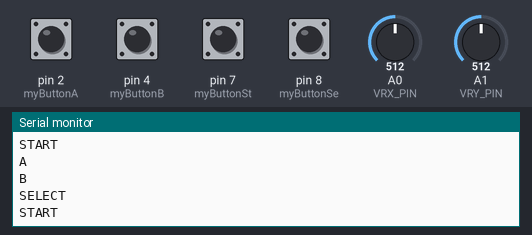
A sketch run on a simulated Arduino Uno, built with avr-gcc and run on an emulated ATmega328P. On the bench: the last lines printed to the serial monitor. The test bench sets the inputs (shaded band); at power-on: pin 2 (myButtonA), pin 4 (myButtonB), pin 7 (myButtonSt), pin 8 (myButtonSe) HIGH, A0 (VRX_PIN) = 512, A1 (VRY_PIN) = 512.

Above: at 1.2 s.
1.3 s: A0 (VRX_PIN) set to 418
2.8 s: A0 (VRX_PIN) set to 387
At 3.4 s:
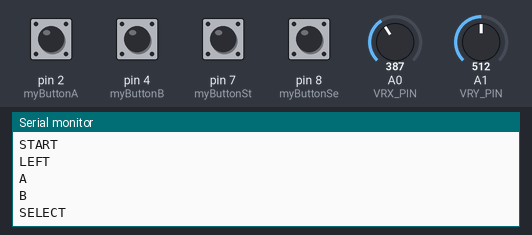
4.3 s: A1 (VRY_PIN) set to 406
At 5.3 s:
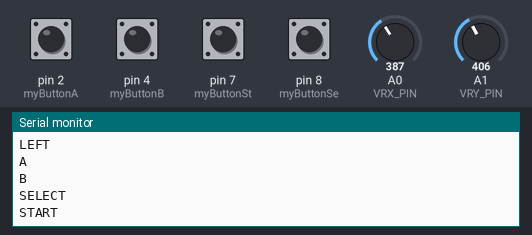

The sketch:

Button.ino
```cpp
//remember to fix joystick with a new var for the x then check that for y then print
//only if need neutral debug
#define VRX_PIN  A0 // Arduino pin connected to VRX pin
#define VRY_PIN  A1 // Arduino pin connected to VRY pin

#define LEFT_THRESHOLD  400
#define RIGHT_THRESHOLD 800
#define UP_THRESHOLD    400
#define DOWN_THRESHOLD  800

#define COMMAND_NO     0x00
#define COMMAND_LEFT   0x01
#define COMMAND_RIGHT  0x02
#define COMMAND_UP     0x04
#define COMMAND_DOWN   0x08
static unsigned int myButtonA = 2;
static unsigned int myButtonB = 4;
static unsigned int myButtonSt = 7;
static unsigned int myButtonSe = 8;
int xValue = 0 ; // To store value of the X axis
int yValue = 0 ; // To store value of the Y axis
int command = COMMAND_NO;

void setup() {
  Serial.begin(9600);
  Serial.println("working");
  pinMode(myButtonA, INPUT);
  pinMode(myButtonB, INPUT);
  pinMode(myButtonSt, INPUT);
  pinMode(myButtonSe, INPUT);
  pinMode(2, INPUT_PULLUP);
  pinMode(4, INPUT_PULLUP);
  pinMode(7, INPUT_PULLUP);
  pinMode(8, INPUT_PULLUP);
}

void loop() {
  xValue = analogRead(VRX_PIN);
  yValue = analogRead(VRY_PIN);

  // converts the analog value to commands
  // reset commands
  command = COMMAND_NO;

  // check left/right commands
  if (xValue < LEFT_THRESHOLD)
    command = command | COMMAND_LEFT;
  else if (xValue > RIGHT_THRESHOLD)
    command = command | COMMAND_RIGHT;

  // check up/down commands
  if (yValue < UP_THRESHOLD)
    command = command | COMMAND_UP;
  else if (yValue > DOWN_THRESHOLD)
    command = command | COMMAND_DOWN;

  // NOTE: AT A TIME, THERE MAY BE NO COMMAND, ONE COMMAND OR TWO COMMANDS

  // print command to serial and process command
  if (command & COMMAND_LEFT) {
    Serial.println("LEFT");
    // TODO: add your task here
  }

  if (command & COMMAND_RIGHT) {
    Serial.println("RIGHT");
    // TODO: add your task here
  }

  if (command & COMMAND_UP) {
    Serial.println("UP");
    // TODO: add your task here
  }

  if (command & COMMAND_DOWN) {
    Serial.println("DOWN");
    // TODO: add your task here
  }

  if (digitalRead(myButtonA) == 1) {
    Serial.println("A");
  }

  if (digitalRead(myButtonB) == 1) {
    Serial.println("B");
  }
  if (digitalRead(myButtonSe) == 1) {
    Serial.println("SELECT");
  }
  if (digitalRead(myButtonSt) == 1) {
    Serial.println("START");
  }

  delay(50);
}
```

Measured:
- the behaviour switches between 400 and 399 on A0 (VRX_PIN) (found by bisection; images 0 and 1)
- after the input at 2.8 s, the serial monitor: prints a new line at once (image 1)
